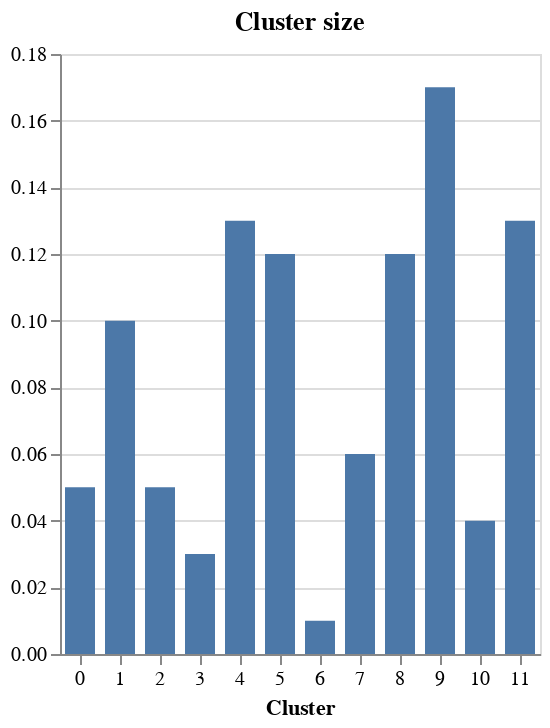

The notebook cell this image was saved under:
### Code cell
chart=alt.Chart(df_grandezza_clust).mark_bar(size=15, tooltip=True).encode(
    alt.Y('grandezza_vs_df:Q', title=None),
    alt.X('Cluster:N', axis=alt.Axis(labelAngle=0)),
    color=alt.Color('Origin:N', legend=None),
    tooltip=[alt.Tooltip('Cluster:N', title='Cluster'), alt.Tooltip('grandezza_vs_df:Q', title='Cluster size vs DataFrame', format='.2%')]
).properties(title={'text':'Cluster size'} )
chart.display()

### Figure 1 — Vega-Lite specification as saved in the notebook (floating-point values rounded to 4 significant figures)
{"config": {"view": {"continuousWidth": 300, "continuousHeight": 300}}, "data": {"name": "data-5fd1350ad50471820f170dabee45b501"}, "mark": {"type": "bar", "size": 15, "tooltip": true}, "encoding": {"color": {"field": "Origin", "legend": null, "type": "nominal"}, "tooltip": [{"field": "Cluster", "title": "Cluster", "type": "nominal"}, {"field": "grandezza_vs_df", "format": ".2%", "title": "Cluster size vs DataFrame", "type": "quantitative"}], "x": {"axis": {"labelAngle": 0}, "field": "Cluster", "type": "nominal"}, "y": {"field": "grandezza_vs_df", "title": null, "type": "quantitative"}}, "title": {"text": "Cluster size"}, "$schema": "https://vega.github.io/schema/vega-lite/v5.6.1.json", "datasets": {"data-5fd1350ad50471820f170dabee45b501": [{"Cluster": 0, "Size": 300, "grandezza_vs_df": 0.05}, {"Cluster": 1, "Size": 668, "grandezza_vs_df": 0.1}, {"Cluster": 2, "Size": 307, "grandezza_vs_df": 0.05}, {"Cluster": 3, "Size": 222, "grandezza_vs_df": 0.03}, {"Cluster": 4, "Size": 826, "grandezza_vs_df": 0.13}, {"Cluster": 5, "Size": 804, "grandezza_vs_df": 0.12}, {"Cluster": 6, "Size": 49, "grandezza_vs_df": 0.01}, {"Cluster": 7, "Size": 418, "grandezza_vs_df": 0.06}, {"Cluster": 8, "Size": 761, "grandezza_vs_df": 0.12}, {"Cluster": 9, "Size": 1124, "grandezza_vs_df": 0.17}, {"Cluster": 10, "Size": 248, "grandezza_vs_df": 0.04}, {"Cluster": 11, "Size": 879, "grandezza_vs_df": 0.13}]}}
